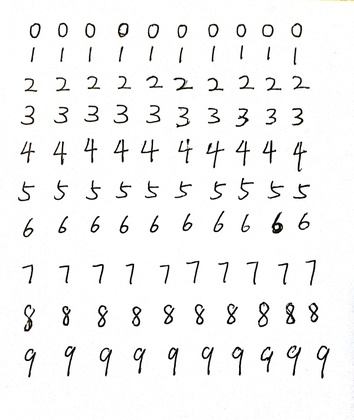
%> input picture livetest/livetest.jpg, 354 x 420 px, shrunk from 810 x 960 before the run
$ octave --eval "result = img_to_data(imread('livetest.jpg'));"   (GNU Octave 9; MATLAB toolbox functions it lacks are replaced by stand-ins)
%> lines starting %> are read from the running program, lines starting %| are printed output that depends on the picture; in (x1, y1, x2, y2) boxes, pixels count from 0 and x2, y2 are one past the last pixel; in counts of white or black regions, pixels touching at a corner belong together; the program's own positions count from 1
### livetest/segmentation.m
function segnew_i=segmentation(seg_i)

% 设置初始阈值，去最大值和最小值的中间值
zmax=max(max(seg_i));
%> zmax = 255
zmin=min(min(seg_i));
%> zmin = 0
tk=(zmax+zmin)/2;
%> tk = 128

% 根据阈值将图像进行分割为前景和背景，分别求出两者的平均灰度
b=1;
[m n]=size(seg_i);
%> m = 420; n = 354
while (b)
        ifg=0;
        ibg=0;
        fnum=0;
        bnum=0;
        for i=1:m
            for j=1:n
                tmp=seg_i(i,j);
                if(tmp>=tk)
                    ifg=ifg+1;
                    fnum=fnum+double(tmp);      % 前景像素的个数以及像素值的总和
                else
                    ibg=ibg+1;
                    bnum=bnum+double(tmp);      % 背景像素的个数以及像素值的总和
                end
            end
        end
        % 计算前景和背景的平均值
        zo=fnum/ifg;
        zb=bnum/ibg;
        if(tk==(uint8((zo+zb)/2)))      % 当阈值不变换时，退出迭代
            b=0;
        else
            tk=uint8((zo+zb)/2);        % 否则的话改变阈值
        end
end
%> this loop made 4 passes
%> (zo, zb, tk) on passes 1 to 3: (252.3, 46.29, 149), (252.8, 55.17, 154), (252.9, 57.26, 155)
%> (zo, zb) on pass 4: (252.9, 57.64)
%> after the loop, b = 0
segnew_i=im2bw(seg_i,double(tk)/255);   % 二值化图像
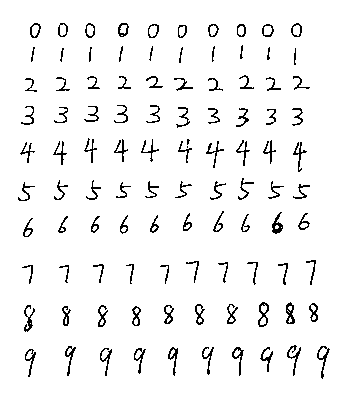
%> segnew_i: size 420x354 logical; 95.5% white; black in thin lines or dots, all inside (x1, y1, x2, y2) = (18, 23, 330, 379)

### livetest/preproc.m
function [img_prop] = preproc(img)

% resize
img_prop = im_box(img,0,1);
img_prop = im_resize(img_prop, [16, 16]);

end

### livetest/img_to_data.m
function dataset = img_to_data(a)
img=rgb2gray(a);
new_i_s = ~segmentation(img);     % image segmentation
figure
imshow(new_i_s)
[l,m]=bwlabel(new_i_s,8);
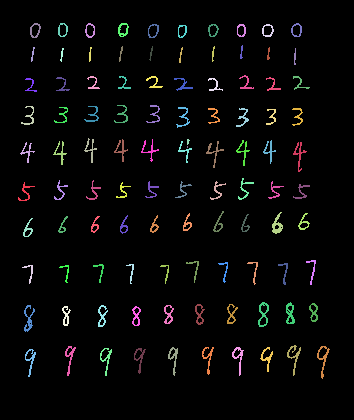
%> l: size 420x354 double; 103 distinct labels, from 0 to 102; one colour per label, 0 black
%> m = 102
status1=regionprops(l,'BoundingBox');
%> status1 = 102 regions; largest, box (x1, y1, x2, y2): (206, 141, 224, 168), (287, 345, 301, 376), (317, 346, 330, 379), (293, 142, 307, 172), (141, 139, 159, 162)

[mnew_i_s,nnew_i_s] = size(new_i_s);
%> mnew_i_s = 420; nnew_i_s = 354
target_img1=zeros(mnew_i_s,nnew_i_s,m);
vir_r=0;        % target number
target=zeros();
for i=1:m
    x_y_l_w_0=status1(i).BoundingBox;
    if((x_y_l_w_0(3)<=22)&&(x_y_l_w_0(4)<=22))      % if the target size is not satisfied
        new_i_s(find(l==i))=0;
    else
        rectangle('position',status1(i).BoundingBox,'edgecolor','r');       % mark target zone
        vir_r=vir_r+1;
        bw=zeros(mnew_i_s,nnew_i_s);
        bw(find(l==i))=255;     % show taget zone
        target_img1(1:size(bw,1),1:size(bw,2),vir_r)=bw;
        target(vir_r)=i;
    end
end
%> this loop made 102 passes
%> x_y_l_w_0 on passes 1 to 12: [18.5 182.5 17 19], [20.5 142.5 15 21], [21.5 106.5 13 19], [22.5 265.5 11 19], [23.5 218.5 10 19], [24.5 305.5 11 27], [25.5 78.5 12 14], [25.5 349.5 11 28], [30.5 23.5 11 15], [31.5 47.5 4 15], [53.5 141.5 14 24], [54.5 107.5 14 16]
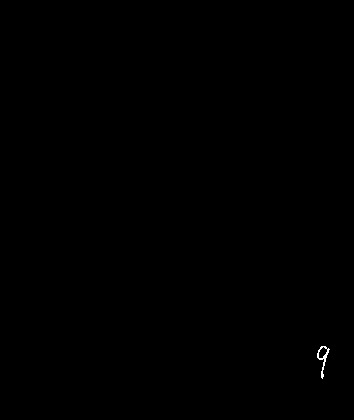
%> bw: size 420x354 double; 0.07% white in thin lines or dots, all inside (x1, y1, x2, y2) = (317, 346, 330, 379)
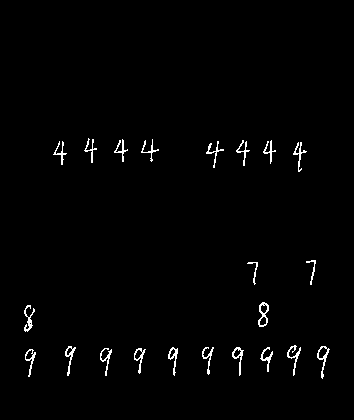
%> new_i_s: size 420x354 logical; 1.4% white in thin lines or dots, all inside (x1, y1, x2, y2) = (24, 138, 330, 379)
%> after the loop, target = 22 values from 6 to 102; vir_r = 22
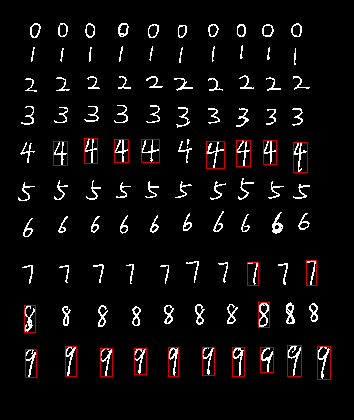
%> figure redrawn from the program's plot data

dataset=zeros(vir_r, 256);
%> dataset: size 22x256 double; every value is 0
for i=1:vir_r
    bw=target_img1(:,:,i);
    [l2,m2]=bwlabel(bw,8);
    status=regionprops(l2,'BoundingBox');
    x_y_l_w=status.BoundingBox;
    bw1=imcrop(bw,[x_y_l_w(1)-10 x_y_l_w(2)-10 x_y_l_w(3)+20 x_y_l_w(4)+20]);
    bw1 = preproc(bw1);
    if(rem(i, 10) == 0)
        figure
        imshow(bw1)
    end
    for m = 1: 16
        for n = 1: 16
            dataset(i, (m - 1) * 16 + n) = img(m, n);
        end
    end
end
%> this loop made 1 pass
%> (m2, x_y_l_w) on pass 1: (1, [24.5 305.5 11 27])
%> pass 1, in img_to_data, `bw=target_img1(:,:,i);`:
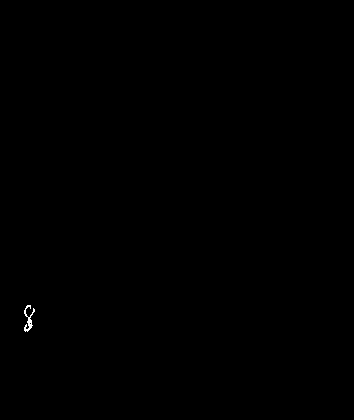
%> bw: size 420x354 double; 0.07% white in thin lines or dots, all inside (x1, y1, x2, y2) = (24, 305, 35, 332)
%> pass 1, in img_to_data, `bw1=imcrop(bw,[x_y_l_w(1)-10 x_y_l_w(2)-10 x_y_l_w(3)+20 x_y_l_w(4)+20..`:
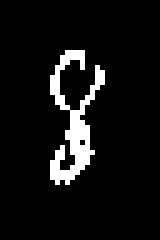
%> bw1: size 48x32 double (shown 5 times larger); 7.2% white in thin lines or dots, all inside (x1, y1, x2, y2) = (10, 10, 21, 37)
%> the run ends on the next line
end
